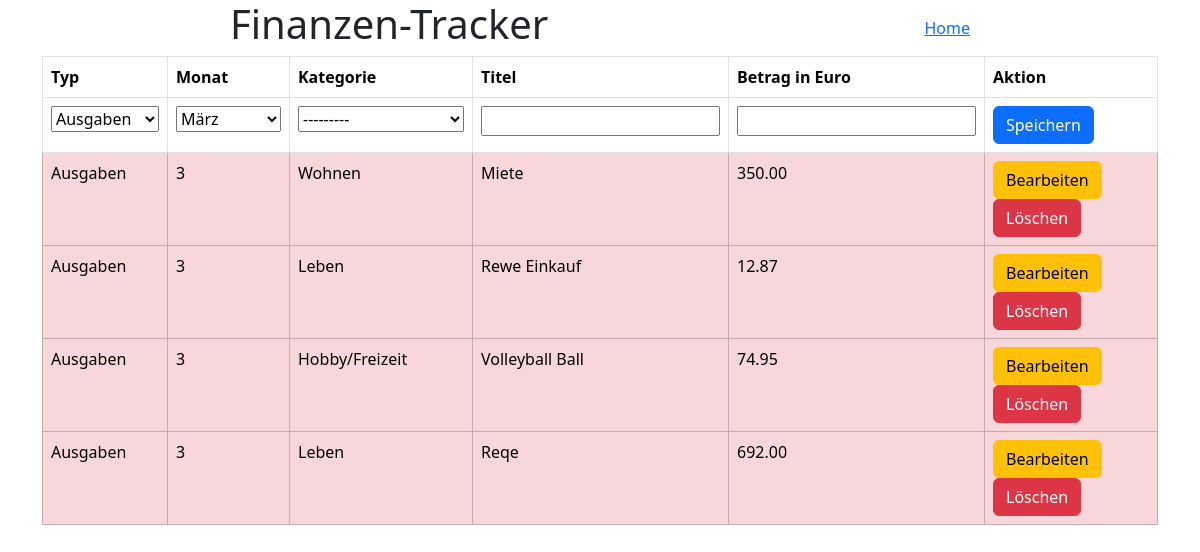
Page /month/3/ on the earlier database version.
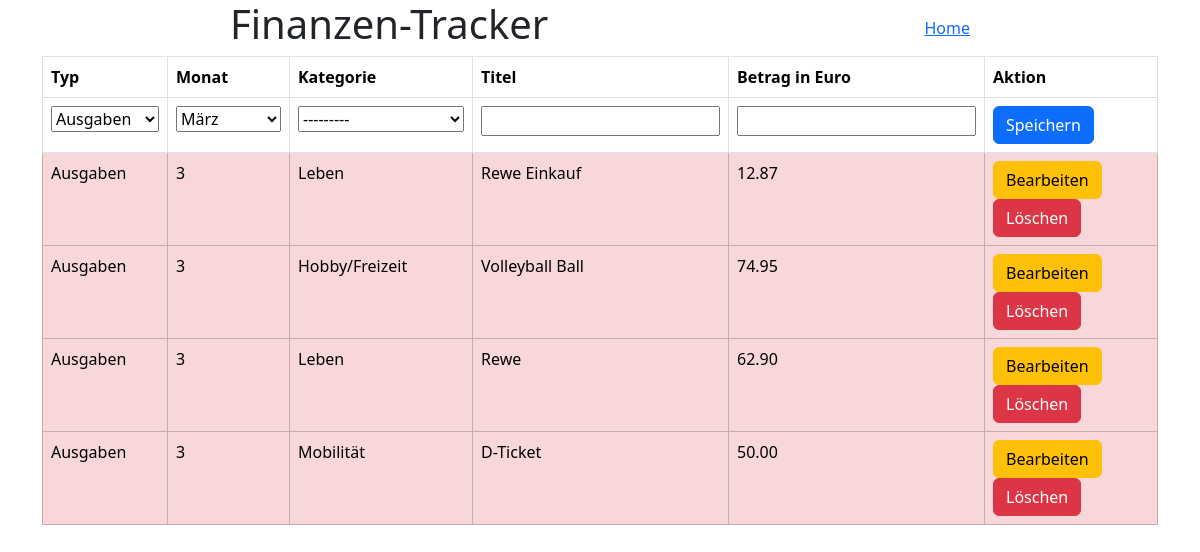
Same page on the later database version.
### ToDoApp/models.py (models this page shows, shortened)
class Ausgaben(models.Model):
    TYPE = (
        ('E', 'Einnahmen'),
        ('A', 'Ausgaben')
    )
    MONTHS = (
        (1, 'Januar'),
        (2, 'Februar'),
        (3, 'März'),
        (4, 'April'),
        (5, 'Mai'),
        (6, 'Juni'),
        (7, 'Juli'),
        (8, 'August'),
        (9, 'September'),
        (10, 'Oktober'),
        (11, 'November'),
        (12, 'Dezember'),
    )
    CATEGORYS = (
        ('W', 'Wohnen'),
        ('L', 'Leben'),
        ('H/F', 'Hobby/Freizeit'),
        ('M', 'Mobilität'),
        ('B', 'Bildung'),
        ('S/I', 'Sparen/Investieren'),
        ('S', 'Sonstiges')
    )
    type = models.CharField(
        max_length=1,
        choices=TYPE,
        default='A',
        help_text="Einnahme oder Ausgabe."
    )
    month = models.IntegerField(
        choices=MONTHS,
        default=MONTHS[datetime.now().month-1],
        help_text="Monat der Ausgabe."
    )
    category = models.CharField(
        max_length=10,
        choices=CATEGORYS,
        help_text="Kategorie der Ausgabe."
    )
    title = models.CharField(max_length=30, help_text="Bezeichnung der Ausgabe.")
    amount = models.DecimalField(max_digits=10, decimal_places=2, help_text="Betrag der Ausgabe.")

### ToDoApp/views.py (the view, shortened to what this page needs)
# urls.py: path("month/<int:month>/", views.ausgaben, name="ausgaben"),
def ausgaben(request, month):
    alleAusgaben = Ausgaben.objects.all()
    ausgabenMonth = alleAusgaben.filter(month=month)
    context = {}
    context["monat"] = month
    context["ausgaben"] = ausgabenMonth
    form = AusgabenForm(initial={"month": month})
    context["form"] = form
    return render(request, "ausgaben.html", context)

### ToDoApp/forms.py
class AusgabenForm(forms.ModelForm):
    class Meta:
        model = Ausgaben
        fields = '__all__'

### ToDoApp/templates/ausgaben.html (shortened to what this page needs)
{% extends "base.html" %}
{% block home %}
<a href="{% url 'ToDoApp:index' %}">Home</a>
{% endblock %}
{% block content %}
<form method="POST" action="{% url 'ToDoApp:ausgaben' monat %}">
    <table class="table table-bordered">
        <thead>
            <tr>
                <th>Typ</th>
                <th>Monat</th>
                <th>Kategorie</th>
                <th>Titel</th>
                <th>Betrag in Euro</th>
                <th>Aktion</th>
            </tr>
        </thead>
        <tbody>
            {% if not form.instance.id %}
            <tr>
                {%include 'save.html'%}
            </tr>
            {% endif %}
            {% for ausgabe in ausgaben %}
            <tr class="{% if ausgabe.type == 'A' %}table-danger{% elif ausgabe.type == 'E' %}table-success{% endif %}">
                {% if form.instance.id == ausgabe.id %}
                {% include 'save.html' %}
                {% else %}
                <td>{{ausgabe.get_type_display}}</td>
                <td>{{ausgabe.month}}</td>
                <td>{{ausgabe.get_category_display}}</td>
                <td>{{ausgabe.title}}</td>
                <td>{{ausgabe.amount}}</td>
                <td>
                    <button formnovalidate type="submit" class="btn btn-warning" name="edit" value="{{ausgabe.id}}">Bearbeiten</button>
                    <button formnovalidate type="submit" class="btn btn-danger" name="delete" value="{{ausgabe.id}}">Löschen</button>
                </td>
                {% endif %}
            </tr>
            {% endfor %}
        </tbody>
    </table>
</form>
{% endblock %}

### ToDoApp/templates/base.html (shortened to what this page needs)
{% load static %}
<!DOCTYPE html>
<html lang="en">
    <head>
        <link href="https://cdn.jsdelivr.net/npm/bootstrap@5.3.3/dist/css/bootstrap.min.css" rel="stylesheet">
    </head>
    <body>
        <header class="container d-flex flex-direction-row align-items-center justify-content-around">
            <h1>Finanzen-Tracker {% block monat %}{% endblock %}</h1>
            {% block home %}{% endblock %}
        </header>
        <div class="container">
            {% block content %} {% endblock %}
        </div>
    </body>
</html>

### ToDoApp/templates/save.html
{% for field in form %}
    <td>{{ field }}</td>
{% endfor %}
<td><button type="submit" class="btn btn-primary" name="save" value="{{ ausgabe.id }}">Speichern</button></td>

Differences in the rows shown:
removed Ausgaben: type "Ausgaben", month "3", category "Wohnen", title "Miete", amount "350.00", {{ ausgabe.id }} 11 (drawn)
changed Ausgaben: title "Reqe" → "Rewe"; amount "692.00" → "62.90"
added Ausgaben: type "Ausgaben", month "3", category "Mobilität", title "D-Ticket", amount "50.00", {{ ausgabe.id }} 24 (drawn)
